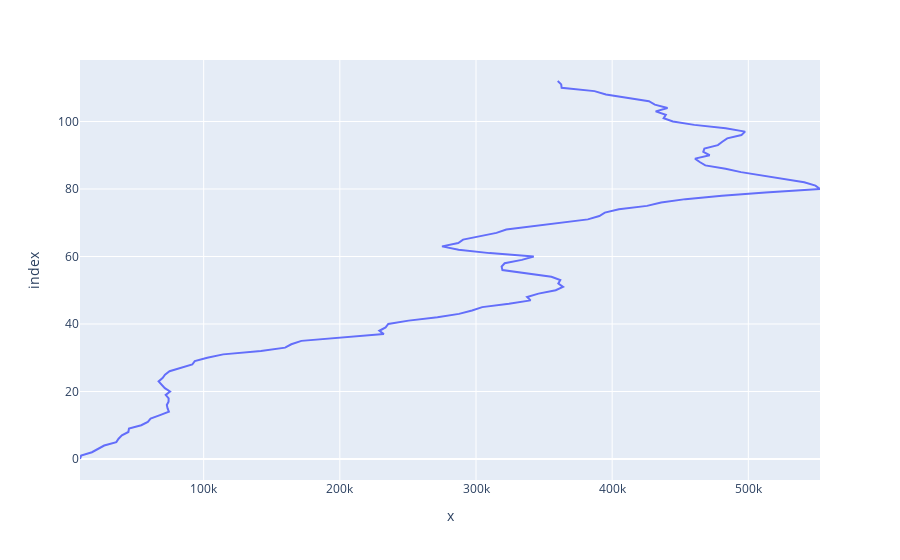

The code cell stored with this chart in its notebook:
### Code cell
px.line(each_year.index,each_year.values)
